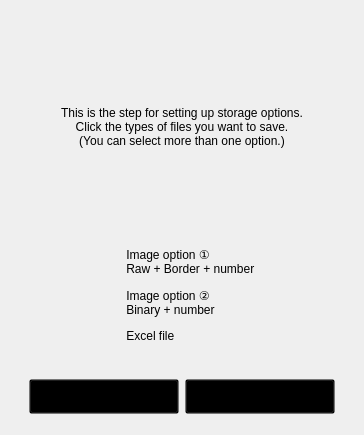
     <widget class="QWidget" name="page_5">
      <layout class="QVBoxLayout" name="verticalLayout_19">
       <item>
        <widget class="QFrame" name="verticalFrame_3">
         <property name="styleSheet">
          <string notr="true">background: transparent;</string>
         </property>
         <layout class="QVBoxLayout" name="verticalLayout_22">
          <item>
           <widget class="QLabel" name="info_label_5">
            <property name="minimumSize">
             <size>
              <width>0</width>
              <height>200</height>
             </size>
            </property>
            <property name="maximumSize">
             <size>
              <width>16777214</width>
              <height>200</height>
             </size>
            </property>
            <property name="text">
             <string>
This is the step for setting up storage options.
Click the types of files you want to save.
(You can select more than one option.)</string>
            </property>
            <property name="alignment">
             <set>Qt::AlignmentFlag::AlignCenter</set>
            </property>
           </widget>
          </item>
          <item>
           <widget class="QFrame" name="gridFrame_2">
            <layout class="QGridLayout" name="gridLayout_6">
             <item row="1" column="1">
              <widget class="QFrame" name="verticalFrame_5">
               <layout class="QVBoxLayout" name="verticalLayout_13">
                <item alignment="Qt::AlignmentFlag::AlignLeft">
                 <widget class="QCheckBox" name="image1_button_5">
                  <property name="text">
                   <string> Image option ①
 Raw + Border + number</string>
                  </property>
                 </widget>
                </item>
                <item alignment="Qt::AlignmentFlag::AlignLeft">
                 <widget class="QCheckBox" name="image2_button_5">
                  <property name="text">
                   <string> Image option ② 
 Binary + number</string>
                  </property>
                 </widget>
                </item>
                <item alignment="Qt::AlignmentFlag::AlignLeft">
                 <widget class="QCheckBox" name="exel_button_5">
                  <property name="text">
                   <string> Excel file </string>
                  </property>
                 </widget>
                </item>
               </layout>
              </widget>
             </item>
             <item row="1" column="2">
              <widget class="QFrame" name="frame_2">
               <layout class="QVBoxLayout" name="verticalLayout_21"/>
              </widget>
             </item>
             <item row="1" column="0">
              <widget class="QFrame" name="frame">
               <layout class="QVBoxLayout" name="verticalLayout_20"/>
              </widget>
             </item>
            </layout>
           </widget>
          </item>
          <item>
           <widget class="QFrame" name="horizontalFrame_6">
            <property name="minimumSize">
             <size>
              <width>0</width>
              <height>45</height>
             </size>
            </property>
            <property name="maximumSize">
             <size>
              <width>16777215</width>
              <height>45</height>
             </size>
            </property>
            <layout class="QHBoxLayout" name="horizontalLayout_15">
             <item alignment="Qt::AlignmentFlag::AlignLeft">
              <widget class="QPushButton" name="Back_button_5">
               <property name="minimumSize">
                <size>
                 <width>150</width>
                 <height>35</height>
                </size>
               </property>
               <property name="maximumSize">
                <size>
                 <width>150</width>
                 <height>35</height>
                </size>
               </property>
               <property name="text">
                <string>Back</string>
               </property>
              </widget>
             </item>
             <item>
              <widget class="QPushButton" name="Next_button_5">
               <property name="minimumSize">
                <size>
                 <width>150</width>
                 <height>35</height>
                </size>
               </property>
               <property name="maximumSize">
                <size>
                 <width>150</width>
                 <height>35</height>
                </size>
               </property>
               <property name="text">
                <string>Next</string>
               </property>
              </widget>
             </item>
            </layout>
           </widget>
          </item>
         </layout>
        </widget>
       </item>
      </layout>
     </widget>
